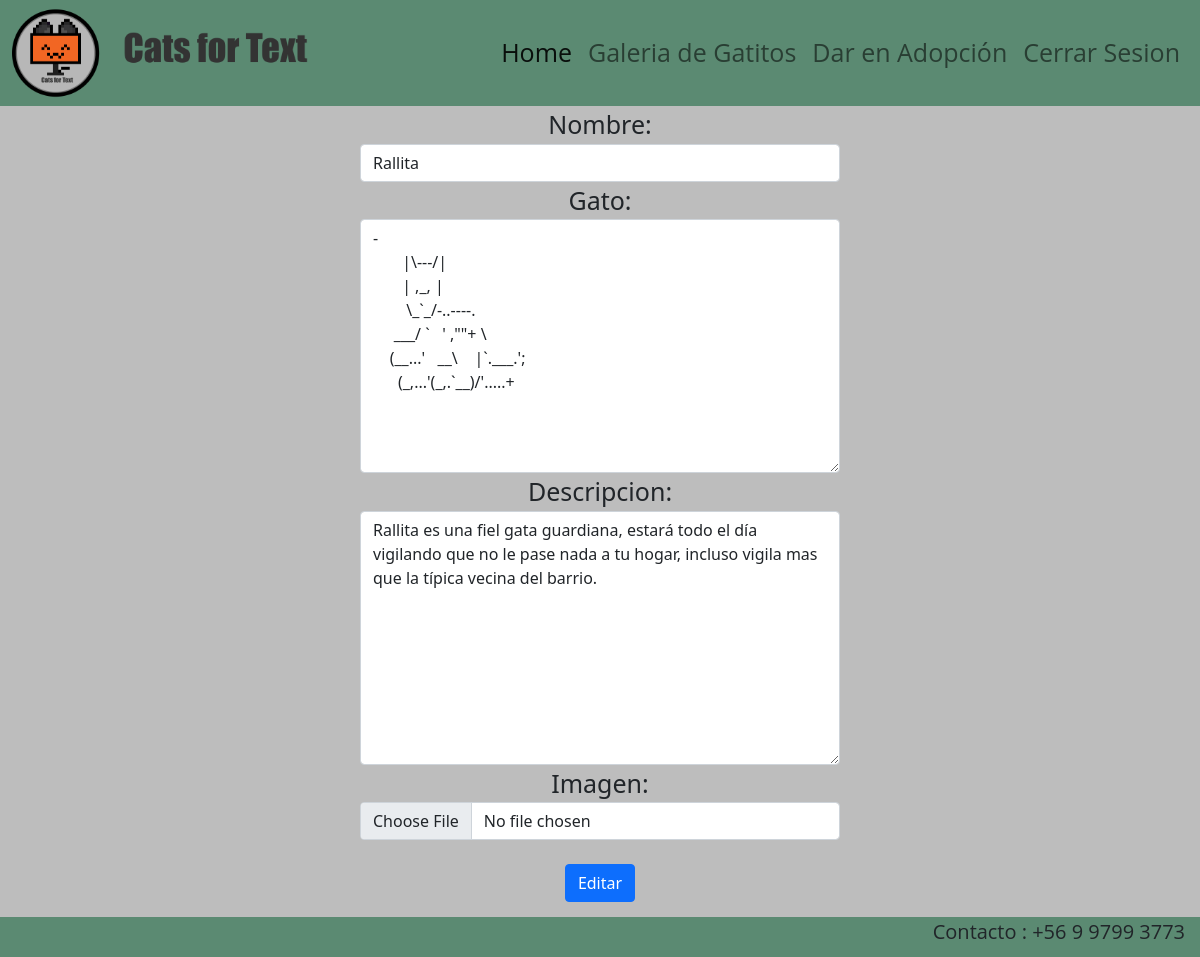
Screenshot of /editar_cat/2 (signed in) with the database file from the repository.
### Registro/models.py (models this page shows, shortened)
class Cats(models.Model):
        name_cat = models.CharField(max_length=30)
        ascii_cat = models.TextField()
        desc_cat = models.CharField(max_length=200)
        imagen_cat = models.ImageField(upload_to="cats", null=True)

### Registro/views.py (the view)
# urls.py: path('editar_cat/<int:id_cat>', views.editar_cat ,name="editar_cat"),
@login_required(login_url='/admin/')
def editar_cat(request, id_cat):
    cat = get_object_or_404(Cats, id=id_cat)
    data = {
        'form' : CatsForm(instance=cat)
    }
    if request.method == 'POST':
        formulario = CatsForm(data=request.POST, instance=cat, files=request.FILES)
        if formulario.is_valid():
            formulario.save()
            return redirect (to="listar_cats")
        data["form"] = formulario
    return render(request, "cats/editar_cat.html", data)

### Registro/forms.py
class CatsForm(forms.ModelForm):
    class Meta:
        model = Cats
        fields = ['name_cat', 'ascii_cat', 'desc_cat', 'imagen_cat']
        labels = {
            'name_cat': 'Nombre',
            'ascii_cat': 'Gato',
            'desc_cat': 'Descripcion',
            'imagen_cat': 'Imagen',
        }
        widgets = {
            'name_cat': forms.TextInput(attrs={'class': 'form-control'}),
            'ascii_cat': forms.Textarea(attrs={'class': 'form-control'}),
            'desc_cat': forms.Textarea(attrs={'class': 'form-control'}),
            'imagen_cat': forms.FileInput(attrs={'class': 'form-control'}),
        }

### Registro/templates/cats/editar_cat.html (shortened to what this page needs)
{% extends 'cats/base.html' %}
{% load static %}
{% block css %}
<link rel="stylesheet" href="{% static 'cats/css/editar_cat.css' %}">
{% endblock %}
{% block contenido %}
    <form method="POST" id="add" enctype="multipart/form-data">
        {{ form }}
        <br>
        <button type="submit" class="btn btn-primary">Editar</button>
    </form>
{% endblock %}

### Registro/static/cats/css/editar_cat.css (style rules this page uses)
#add { text-align: center; margin-left: 30%; margin-right: 30%; }
label { text-align: center; font-size: 25px; }

### Registro/static/cats/css/base.css (style rules this page uses)
* { margin: 0; padding: 0; max-width: 100%; max-height: 100%; }

### rows the page displays
Cats: name_cat "Rallita", ascii_cat "- |\\---/| | ,_, | \\_`_/-..----. ___/ ` ' ,\"\"+ \\ (__...' __\\ |`.___.'; (_,...'(_,.`__)/'.....+", desc_cat "Rallita es una fiel gata guardiana, estará todo el día vigilando que no le pase nada a tu hogar, incluso vigila mas que la típica vecina del barrio."
